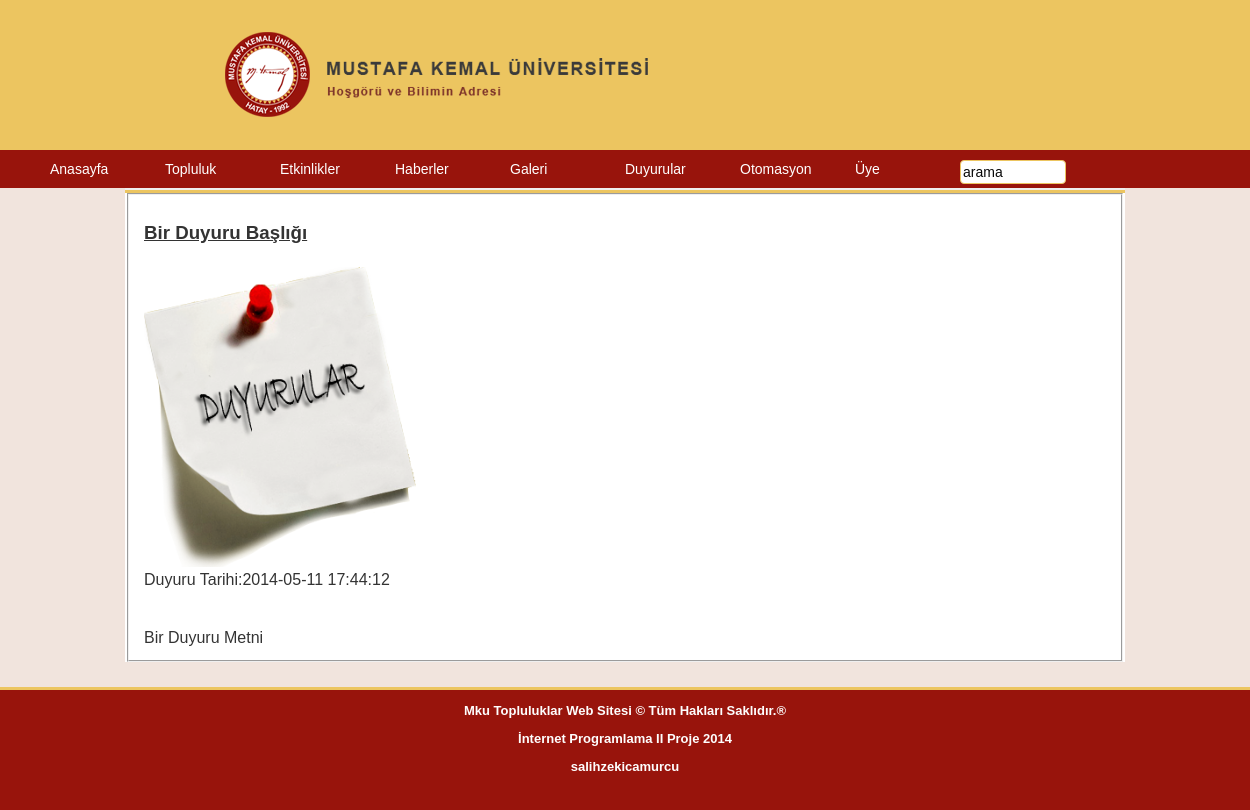
Page /duyuruOku.php?DuyuruID=18 on the committed database.
### tables this page shows
CREATE TABLE IF NOT EXISTS `tablo_duyuru` (
  `DuyuruID` int(11) NOT NULL AUTO_INCREMENT,
  `DuyuruBaslik` varchar(100) NOT NULL,
  `DuyuruMetni` varchar(800) DEFAULT NULL,
  `DuyuruTarih` datetime DEFAULT NULL,
  `UyeID` int(11) DEFAULT NULL,
  `ResimLink1` varchar(80) DEFAULT NULL,
  `ResimLink2` varchar(80) DEFAULT NULL,
  PRIMARY KEY (`DuyuruID`)
);

### duyuruOku.php (the view, shortened to what this page needs)
<!DOCTYPE html PUBLIC "-//W3C//DTD XHTML 1.0 Transitional//EN" "http://www.w3.org/TR/xhtml1/DTD/xhtml1-transitional.dtd">
<html xmlns="http://www.w3.org/1999/xhtml">
<head>
<link href="css/ana.css" rel="stylesheet" type="text/css" />
</head>
<body>
<div class="banner"><a href="#">   </a>
</div>
 <div class="menu">
        <ul>
			<li><a href="index.php#image1">Anasayfa</a></li>
            <li><a href="">Topluluk</a>
            </li>
            <li><a href="etkinlikler.php">Etkinlikler</a>
            </li>
            <li><a href="haberler.php">Haberler</a>
            </li>
            <li><a href="">Galeri</a>
            </li>
			<li><a href="duyurular.php">Duyurular</a>
			</li>
			<li><a href="">Otomasyon</a></li>
        	<li><a href="">Üye </a>
			</li>
        </ul>
          	<input type="text" name="arama"  size="40" method="get" maxlength="30" formaction="#"  value="arama">
    </div>
<div class="zemin">
<div class="bilgilendirme"> <p>Yazılım Ve İnovasyon Topluluğu<p></div>
<div class="icerik">
<?php
if(!isset($_GET['DuyuruID']))
{
include("hata.php");
}
else
{
	$id=$_GET['DuyuruID'];
	include("db_baglan.php");
			$SQL_tumuyeler="select * from  tablo_duyuru where DuyuruID='$id'";
			$sorgu_tumuyeler=mysql_query($SQL_tumuyeler,$baglanti);
			if($sorgu_tumuyeler)
			{
				if($veri=mysql_fetch_array($sorgu_tumuyeler))
				{
							$resimLink='img/duyuru.png';
							echo'<br><br>';
							echo'<fieldset><form><table >';
							echo'<tr><td><h3><u>'.$veri['DuyuruBaslik'].'</u></h3></td></tr>';
							echo'<tr><td><img width="auto" height="300px" src="'.$resimLink.'"/></td></tr>';
							echo'<tr><td>Duyuru Tarihi:'.$veri['DuyuruTarih'].'</td></tr>';
							echo'<tr><td ><br><br>'.$veri['DuyuruMetni'].'</td></tr>';
							echo'</table></form></fieldset>';
				}
				else
				{
					echo'Yeniden Deneyiniz';
				}
			}
			else
			{
				echo'Aradığınız Nesne Bulunamadı';
			}
}
?>
</div>
</div>
<div  class="footer"> <center>
<div class="yazi">
  <p>Mku Topluluklar Web Sitesi © Tüm Hakları Saklıdır.®</p>
  <p>İnternet Programlama II Proje 2014</p>
  <p>salihzekicamurcu</p>
  <p>&nbsp;</p>
</div>
</center> </div>
</body>
</html>

### css/ana.css (style rules this page uses)
body { background-color: rgb(241,228,221); background-image: none; background-repeat: no-repeat; float: none; height: auto; width: auto; margin: 0px; padding: 0px; }
.banner { float: none; height: 150px; width: 100%; background-color: #ecc560; background-image: url(../img/BANNER.png); background-repeat: no-repeat; background-position: 28%; font-size: 50px; color: rgb(254,254,254); font-weight: bolder; font-family: "MS Serif", "New York", serif; padding: 0px; margin-top: 0px; margin-right: 0px; margin-bottom: 0px; margin-left: 0%; clear: none; }
.banner a { height: 100%; width: 100%; float: left; }
.zemin { background-color: rgb(251,251,251); float: none; height: auto; width: 1000px; margin-right: auto; margin-bottom: 0px; margin-top: 0px; margin-left: auto; padding: 0px; border-right-width: 1px; border-left-width: 1px; border-right-style: none; border-left-style: none; border-right-color: rgb(236,197,96); border-bottom-color: rgb(236,197,96); border-top-style: none; border-bottom-style: none; }
.menu { background-color: #98140C; margin-left: auto; float: none; width: 100%; margin-top: 0px; color: rgb(235,235,235); position: absolute; z-index: 4; }
.zemin .bilgilendirme p { margin-left: 20px; margin-top: 6px; color: rgb(152,20,12); height: auto; width: 100%; margin-bottom: 0px; }
.zemin .icerik { height: auto; width: 100%; margin: 0px; background-color: rgb(255,255,255); font-family: "Trebuchet MS", Arial, Helvetica, sans-serif; font-size: 16px; color: rgb(51,51,51); padding: 0px; }
.menu ul li { padding: 10px; float: left; list-style-type: none; color: rgb(204,204,204); width: 95px; border: thick none rgb(152,20,12); font-weight: normal; }
.menu ul { width: 100%; margin: 0%; visibility: inherit; }
.menu input { float: left; margin-top: 10px; margin-right: 20px; margin-bottom: 0px; margin-left: 0px; width: 80px; border-top-left-radius: 4px; border-top-right-radius: 4px; border-bottom-left-radius: 4px; border-bottom-right-radius: 4px; }
.menu ul li a { font-family: "Trebuchet MS", Arial, Helvetica, sans-serif; font-size: 14px; color: rgb(255,255,255); text-decoration: none; width: auto; float: none; }
.menu input { width: 100px; font-family: "Trebuchet MS", Arial, Helvetica, sans-serif; font-size: 14px; color: rgb(8,8,8); border: thin solid rgb(236,197,96); height: 20px; }
.footer { float: left; height: 120px; width: 100%; background-color: #98140C; background-image: none; background-repeat: no-repeat; background-position: 25%; font-size: 50px; color: rgb(254,254,254); font-weight: bolder; font-family: "MS Serif", "New York", serif; padding: 0px; margin-top: 2%; margin-right: 0px; margin-bottom: 0px; margin-left: 0%; clear: none; border-top-width: 3px; border-right-width: 3px; border-bottom-width: 3px; border-left-width: 3px; border-top-style: solid; border-right-style: none; border-bottom-style: none; border-left-style: none; border-top-color: rgb(236,197,96); border-right-color: rgb(236,197,96); border-bottom-color: rgb(236,197,96); border-left-color: rgb(236,197,96); }
.zemin .bilgilendirme { float: left; font-family: "Trebuchet MS", Arial, Helvetica, sans-serif; font-size: 18px; height: 40px; width: 100%; margin-left: 0px; margin-top: 0px; background-color: rgb(239,239,239); border-bottom-width: 3px; border-bottom-style: solid; border-bottom-color: rgb(236,197,96); }
.zemin .icerik fieldset table tr td ,th { border: 1px solid rgb(0,0,0); }
.zemin .icerik fieldset table tr td,th { border: none; }
.zemin .icerik fieldset table tr td { background-color: rgb(255,255,255); }
.footer center .yazi { font-size: 13px; font-family: "Trebuchet MS", Arial, Helvetica, sans-serif; }

### rows in the picture
tablo_duyuru: DuyuruBaslik "Bir Duyuru Başlığı", DuyuruTarih "2014-05-11 17:44:12", DuyuruMetni "Bir Duyuru Metni"
